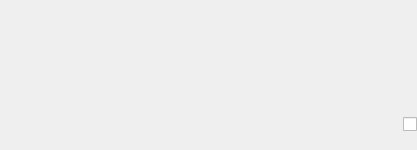
<?xml version="1.0" encoding="UTF-8"?>
<ui version="4.0">
 <class>tips</class>
 <widget class="QWidget" name="tips">
  <property name="geometry">
   <rect>
    <x>0</x>
    <y>0</y>
    <width>417</width>
    <height>150</height>
   </rect>
  </property>
  <property name="windowTitle">
   <string>Form</string>
  </property>
  <property name="styleSheet">
   <string notr="true"/>
  </property>
  <layout class="QVBoxLayout" name="verticalLayout">
   <property name="spacing">
    <number>0</number>
   </property>
   <property name="leftMargin">
    <number>0</number>
   </property>
   <property name="topMargin">
    <number>0</number>
   </property>
   <property name="rightMargin">
    <number>0</number>
   </property>
   <property name="bottomMargin">
    <number>0</number>
   </property>
   <item>
    <widget class="QWidget" name="widget" native="true">
     <property name="minimumSize">
      <size>
       <width>0</width>
       <height>90</height>
      </size>
     </property>
     <property name="maximumSize">
      <size>
       <width>16777215</width>
       <height>90</height>
      </size>
     </property>
     <layout class="QHBoxLayout" name="horizontalLayout">
      <property name="spacing">
       <number>9</number>
      </property>
      <property name="leftMargin">
       <number>39</number>
      </property>
      <item>
       <widget class="QLabel" name="labelLogo">
        <property name="sizePolicy">
         <sizepolicy hsizetype="Preferred" vsizetype="Preferred">
          <horstretch>0</horstretch>
          <verstretch>0</verstretch>
         </sizepolicy>
        </property>
        <property name="minimumSize">
         <size>
          <width>30</width>
          <height>30</height>
         </size>
        </property>
        <property name="maximumSize">
         <size>
          <width>30</width>
          <height>30</height>
         </size>
        </property>
        <property name="text">
         <string/>
        </property>
        <property name="alignment">
         <set>Qt::AlignRight|Qt::AlignTrailing|Qt::AlignVCenter</set>
        </property>
       </widget>
      </item>
      <item>
       <widget class="CustomLabel" name="labelContent">
        <property name="minimumSize">
         <size>
          <width>280</width>
          <height>75</height>
         </size>
        </property>
        <property name="maximumSize">
         <size>
          <width>280</width>
          <height>75</height>
         </size>
        </property>
        <property name="styleSheet">
         <string notr="true"/>
        </property>
        <property name="text">
         <string/>
        </property>
        <property name="wordWrap">
         <bool>true</bool>
        </property>
       </widget>
      </item>
      <item>
       <spacer name="horizontalSpacer_2">
        <property name="orientation">
         <enum>Qt::Horizontal</enum>
        </property>
        <property name="sizeHint" stdset="0">
         <size>
          <width>40</width>
          <height>20</height>
         </size>
        </property>
       </spacer>
      </item>
     </layout>
    </widget>
   </item>
   <item>
    <widget class="QWidget" name="widgetCheckBox" native="true">
     <property name="minimumSize">
      <size>
       <width>0</width>
       <height>30</height>
      </size>
     </property>
     <property name="maximumSize">
      <size>
       <width>16777215</width>
       <height>30</height>
      </size>
     </property>
     <layout class="QHBoxLayout" name="horizontalLayout_2">
      <property name="spacing">
       <number>0</number>
      </property>
      <property name="leftMargin">
       <number>0</number>
      </property>
      <property name="topMargin">
       <number>0</number>
      </property>
      <property name="rightMargin">
       <number>0</number>
      </property>
      <property name="bottomMargin">
       <number>0</number>
      </property>
      <item>
       <spacer name="horizontalSpacer">
        <property name="orientation">
         <enum>Qt::Horizontal</enum>
        </property>
        <property name="sizeHint" stdset="0">
         <size>
          <width>381</width>
          <height>20</height>
         </size>
        </property>
       </spacer>
      </item>
      <item>
       <widget class="QCheckBox" name="checkBox">
        <property name="text">
         <string/>
        </property>
       </widget>
      </item>
     </layout>
    </widget>
   </item>
  </layout>
 </widget>
 <customwidgets>
  <customwidget>
   <class>CustomLabel</class>
   <extends>QLabel</extends>
   <header location="global">src/view/tips.h</header>
  </customwidget>
 </customwidgets>
 <resources/>
 <connections/>
</ui>
